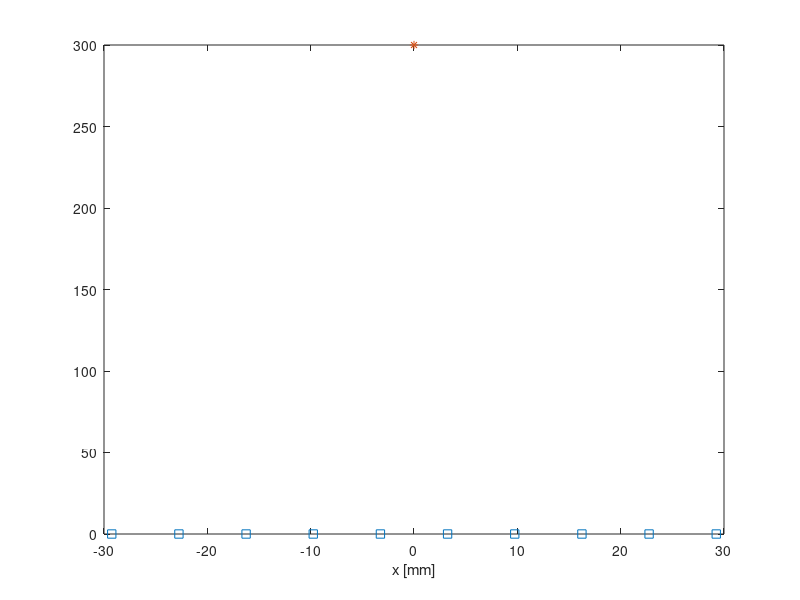

Source code (MATLAB): (Note: this script raises an error after producing the figure.)
%% %%%%%%%%%%%%%%%%%%%%%%%%%%%%%%%%%%%%%%%%%%%%%%%%%%%%%%%%%%%%%%%%%%%%%%%%
%   
%           this script illustrates time-domain DAS beamforming based on
%           simulated ULA response.
%             
%           Additionally, it performes phase coherence imaging anaysing
%           standard deviation of phase shift 
%                   
%
%%%%%%%%%%%%%%%%%%%%%%%%%%%%%%%%%%%%%%%%%%%%%%%%%%%%%%%%%%%%%%%%%%%%%%%%%%%

addpath('tools')

clear all 
close all
%% %%%%%%%%%%%%%%%%%%%%%%%%%%%%%%%%%%%%%%%%%%%%%%%%%%%%%%%%%%%%%%%%%%%%%%%%
% 
%                  Load the dispersion curves data
% 
%%%%%%%%%%%%%%%%%%%%%%%%%%%%%%%%%%%%%%%%%%%%%%%%%%%%%%%%%%%%%%%%%%%%%%%%%%%

load('disp_curve')  % disp curves for 2 mm alu plates 

% figure(1),  plot(f_vec,k_a,f_vec,k_s)
% xlabel('f [Hz]'), ylabel('k [rad/m]')

%% %%%%%%%%%%%%%%%%%%%%%%%%%%%%%%%%%%%%%%%%%%%%%%%%%%%%%%%%%%%%%%%%%%%%%%%%
% 
%                          Generate array topology
% 
%                                 
%%%%%%%%%%%%%%%%%%%%%%%%%%%%%%%%%%%%%%%%%%%%%%%%%%%%%%%%%%%%%%%%%%%%%%%%%%

%    ULA   
%%%%%%%%%%%%%%%%%%%%%%%%%%%%%%%%%%%%%%%%%%%%%%%%%%%%%%%%%%%%%%%%%%%%%%%%%%
array.dx = 6.5;               % pitch in mm
x = (1:10).*array.dx;         x = x - mean(x);
y = zeros(size(x));

array.X = x;                  array.Y = y; 
array.name = 'ULA';
%%%%%%%%%%%%%%%%%%%%%%%%%%%%%%%%%%%%%%%%%%%%%%%%%%%%%%%%%%%%%%%%%%%%%%%%%%

% plot array elements 
figure(2),  plot(array.X,array.Y,'s'), 
xlabel('x [mm]'), ylabel('y [mm]')
title(array.name)

%% %%%%%%%%%%%%%%%%%%%%%%%%%%%%%%%%%%%%%%%%%%%%%%%%%%%%%%%%%%%%%%%%%%%%%%%%
% 
%                           signal parameters 
% 
%%%%%%%%%%%%%%%%%%%%%%%%%%%%%%%%%%%%%%%%%%%%%%%%%%%%%%%%%%%%%%%%%%%%%%%%%%%

exct.fs = 5.12e6;               % sampling f 
exct.n_sampl = 4096;            % no of samples
exct.f_exc = 100e3;             % excitation f
exct.n_cycl = 5;                % no of cycles

[w indF] = min(abs(exct.f_exc - f_vec));
wave.vph = 2*pi*f_vec(indF)./k_a(indF);     % phase velocity in m/s for excitation freq
wave.lambda = wave.vph / f_vec(indF);       % wavelength in m for excitation freq

%% %%%%%%%%%%%%%%%%%%%%%%%%%%%%%%%%%%%%%%%%%%%%%%%%%%%%%%%%%%%%%%%%%%%%%%%%
% 
%                           Target to be imaged
% 
%%%%%%%%%%%%%%%%%%%%%%%%%%%%%%%%%%%%%%%%%%%%%%%%%%%%%%%%%%%%%%%%%%%%%%%%%%%

target.r = 300;
target.theta = 90;
target.x = target.r*cosd(target.theta); 
target.y = target.r*sind(target.theta); 

figure(2),  plot(array.X,array.Y,'s', target.x,target.y,'*'),  xlabel('x [mm]')

%% %%%%%%%%%%%%%%%%%%%%%%%%%%%%%%%%%%%%%%%%%%%%%%%%%%%%%%%%%%%%%%%%%%%%%%%%
% 
%       Simulate array responses using structure's transfer function
%                          
%%%%%%%%%%%%%%%%%%%%%%%%%%%%%%%%%%%%%%%%%%%%%%%%%%%%%%%%%%%%%%%%%%%%%%%%%%%

arrayRes = simulate_array_response(array.X,array.Y,target, exct,f_vec,k_a, k_s);

%% %%%%%%%%%%%%%%%%%%%%%%%%%%%%%%%%%%%%%%%%%%%%%%%%%%%%%%%%%%%%%%%%%%%%%%%%
% 
%                       DAS beamforming
%                          
%%%%%%%%%%%%%%%%%%%%%%%%%%%%%%%%%%%%%%%%%%%%%%%%%%%%%%%%%%%%%%%%%%%%%%%%%%%

theta = 0:360;                      % azimuth in deg
r = (1:exct.n_sampl)';

im = plane_wave_DAS_ULA(array, arrayRes, theta, r, wave, exct) ;

%% %%%%%%%%%%%%%%%%%%%%%%%%%%%%%%%%%%%%%%%%%%%%%%%%%%%%%%%%%%%%%%%%%%%%%%%%
% 
%                      Plot the results 
%                          
%%%%%%%%%%%%%%%%%%%%%%%%%%%%%%%%%%%%%%%%%%%%%%%%%%%%%%%%%%%%%%%%%%%%%%%%%%%




figure(10)
pcolor(im.x, im.y, im.C'), shading flat, axis equal tight, axis([-1500, 1500, -1500,1500])
title('DAS result')
colorbar 

% return
figure(11)
pcolor(im.x, im.y, im.coh_C'), shading flat, axis equal tight, axis([-1500, 1500, -1500,1500])
title('weights based on Phase coherence ')
colorbar 

figure(12)
pcolor(im.x, im.y, im.coh_C'.*im.C'), shading flat, axis equal tight, axis([-1500, 1500, -1500,1500])
title('Weighted image DAS and phase weights ')
colorbar 

figure(13)
plot(theta,20*log10(max(im.C')./max(max(im.C'))),  theta, 20*log10(max(im.coh_C'.*im.C')./max(max(im.coh_C'.*im.C'))))
% title('Beam patterns comparision')
box off
hlgd = legend('DAS','Phase Cohrerence'); 
set(hlgd, 'location', 'northoutside', 'orientation', 'horizontal', 'box', 'off')
xlabel('angle [\circ]'), xlim([0 360])
